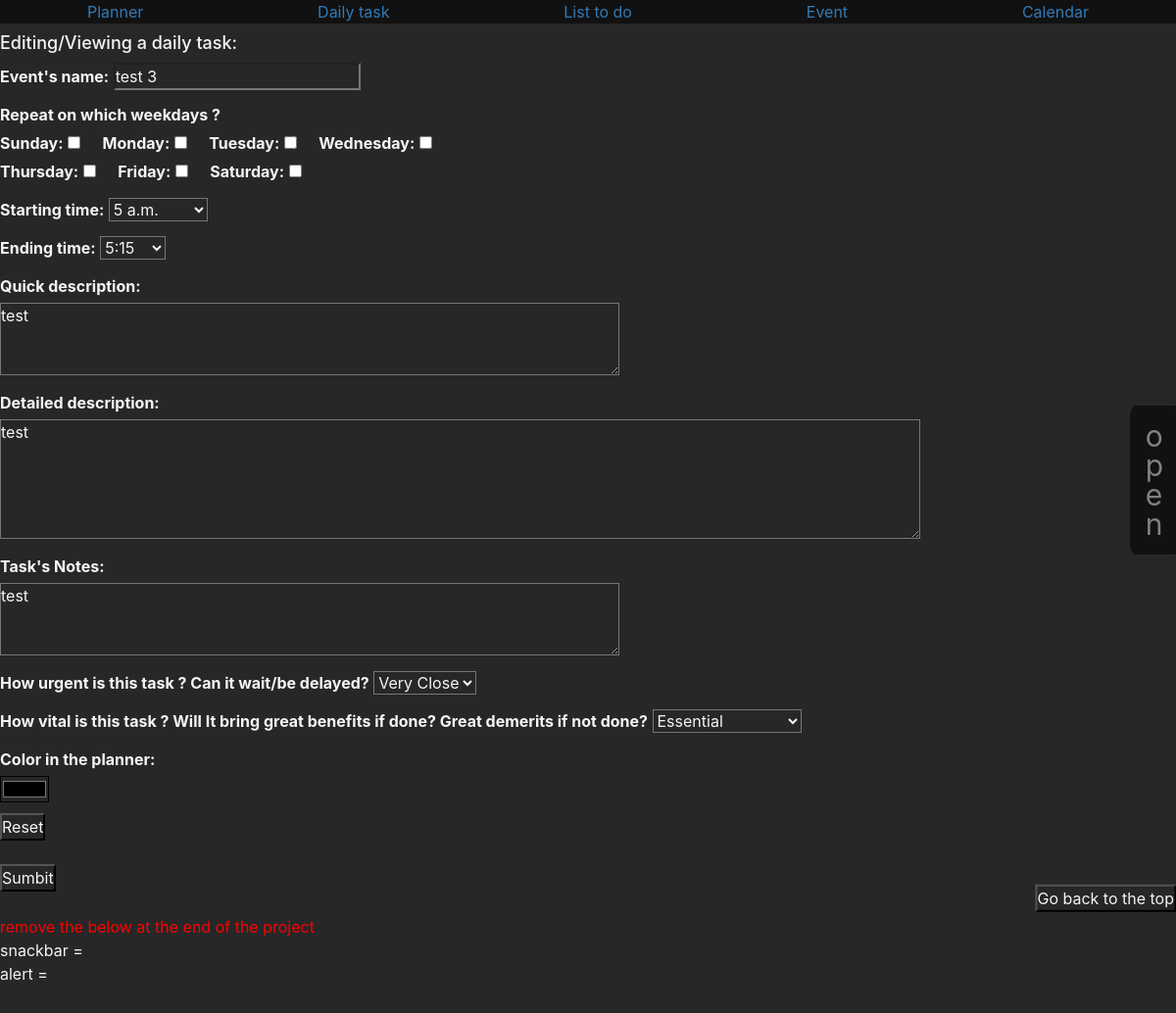
Before: /dailytask/2 with the older database file.
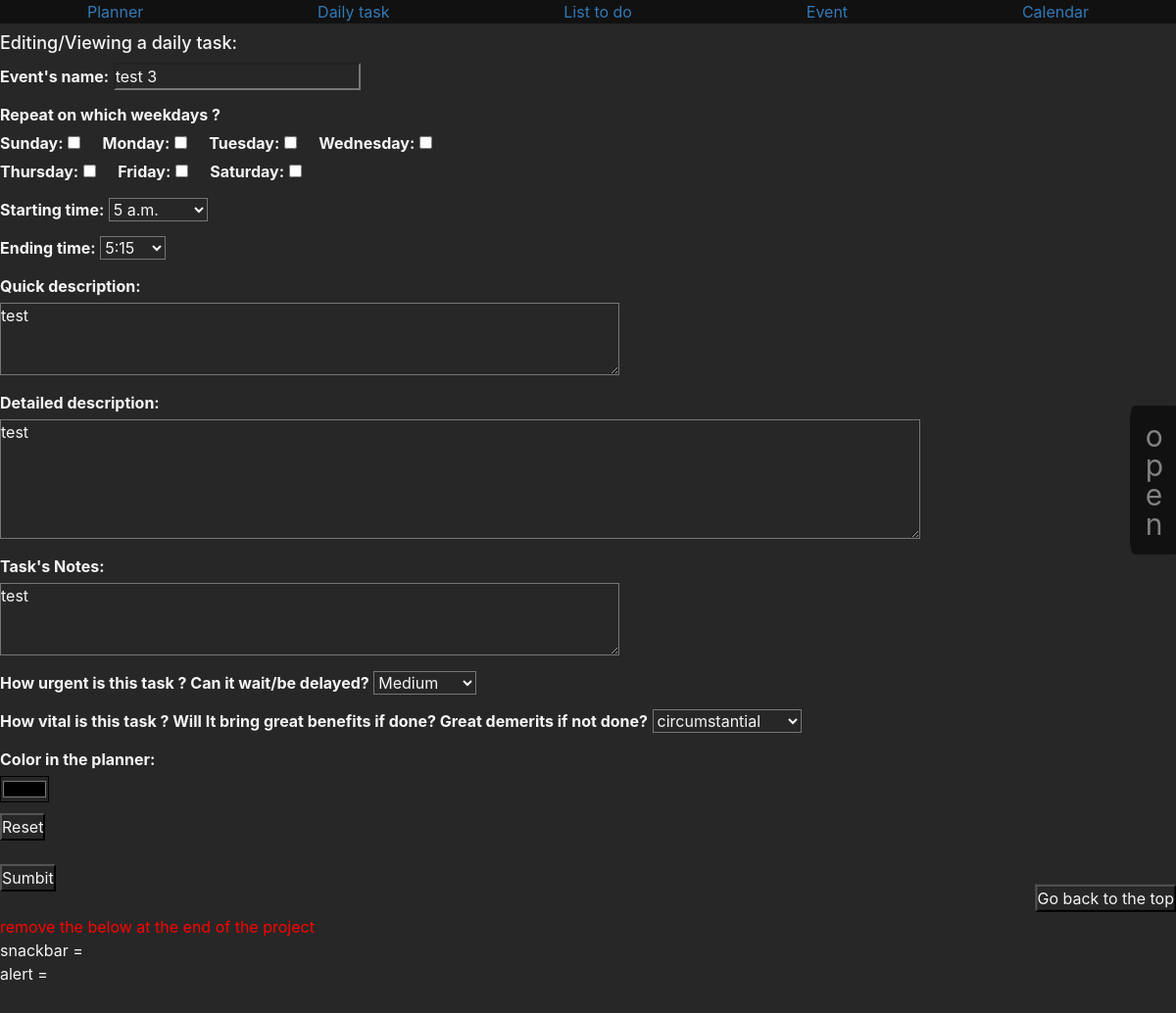
After: the same page with the newer database file.
### appointment/models.py (models this page shows, shortened)
class DailyTask(models.Model):
    title = models.CharField(u"Event's name",max_length=200,unique=True)
    mon="1"
    tue="2"
    wed="3"
    thu="4"
    fri="5"
    sat="6"
    sun="0"
    weekday_choices = [
        (mon, 'monday'),
        (tue, 'tuesday'),
        (wed, 'wednesday'),
        (thu, 'thursday'),
        (fri, 'friday'),
        (sat, 'saturday'),
        (sun, 'sunday'),
    ]
    weekday = models.ManyToManyField(
        WeekDay,
        related_name="Todaytask",
        blank=True,
        )
    monday=models.BooleanField(default=False)
    tuesday=models.BooleanField(default=False)
    wednesday=models.BooleanField(default=False)
    thursday=models.BooleanField(default=False)
    friday=models.BooleanField(default=False)
    saturday=models.BooleanField(default=False)
    sunday=models.BooleanField(default=False)
    start_time = models.TimeField(u'Starting time',default=f"{start}", help_text=u"Format: hour:minute")
    end_time = models.TimeField(u'Ending time',default=f"{end}", help_text=u"Format: hour:minute")
    quick_description = models.TextField(u"quick description",blank=True, null=True)
    description = models.TextField(u"detailed description",blank=True, null=True)
    notes = models.TextField(u"task's Notes", help_text=u'Textual Notes', blank=True, null=True)
    urgency = models.CharField(u"How urgent is this task ? Can it wait/be delayed?",
        max_length=2,
        choices= urgency_choices,
        default=medium,
    )
    importance = models.CharField(u"How vital is this task ? Will It bring great benefits if done? Great demerits if not done?",
        max_length=2,
        choices= priority_choices,
        default=medium,
    )
    color = models.CharField(u"Color in the planner",max_length= 9,blank=True,null=True)

### appointment/views.py (the view, shortened to what this page needs)
# urls.py: path('dailytask/<int:id>',views.dailytask, name='dailytask'),
def dailytask(request,id):
    snackbar=""
    alert=""
    link=""
    if request.method == "GET":
        if id != 0:
            obj = models.DailyTask.objects.get(id = id)
            form = forms.DailyTaskForm(instance = obj)
        else:
            obj = models.DailyTask(None)
            form = forms.DailyTaskForm(None)
    return render(request,"daily.html",{"Snackbar":snackbar, "alert":alert, "link":link,
                                        "form":form,"start":start,"end":end,"repeat_choices":repeat_choices,
                                        "priority_choices":priority_choices,"id":id,})

### appointment/forms.py (shortened to what this page needs)
class DailyTaskForm(forms.ModelForm):
    class Meta:
        model = models.DailyTask
        fields = ['title','weekday','start_time','end_time','quick_description','description','notes','urgency','importance','color',
                  'monday','tuesday','wednesday','thursday','friday','saturday','sunday',]
        widgets = {
            'start_time': forms.Select(choices=start_choices),
            'end_time': forms.Select(choices=end_choices),
            'quick_description': forms.Textarea(attrs={'cols': 60, 'rows': 3}),
            'description': forms.Textarea(attrs={'cols': 90, 'rows': 5}),
            'notes':forms.Textarea(attrs={'cols': 60, 'rows': 3}),
        }

### appointment/templates/daily.html (shortened to what this page needs)
{% extends 'base_calendar.html' %}
{% block content %}
{% if id != 0 %}
    <form id="dailytask" style="" action="/dailytask/{{form.id}}" method="post" >
      <h4> Editing/Viewing a daily task: </h4>
      {% else %}
    <form id="dailytask" style="" action="/dailytask/0" method="post" >
    <h4> Creating a new daily task: </h4>
    {% endif %}
    <p>
        {{form.title.label_tag}}
        {{form.title}}
      </p>
    <p>
    <label for="id_repeat_wkd">Repeat on which weekdays ?</label><br>
    {{form.sunday.label_tag}}
    {{form.sunday}} &nbsp; &nbsp;
    {{form.monday.label_tag}}
    {{form.monday}} &nbsp; &nbsp;
    {{form.tuesday.label_tag}}
    {{form.tuesday}} &nbsp; &nbsp;
    {{form.wednesday.label_tag}}
    {{form.wednesday}}<br>
    {{form.thursday.label_tag}}
    {{form.thursday}} &nbsp; &nbsp;
    {{form.friday.label_tag}}
    {{form.friday}} &nbsp; &nbsp;
    {{form.saturday.label_tag}}
    {{form.saturday}} &nbsp; &nbsp;
    <br>
    </p>
        <p>
            {{form.start_time.label_tag}}
            {{form.start_time}}
          </p>
        <p>
            {{form.end_time.label_tag}}
            {{form.end_time}}
          </p>
          <p>
            {{form.quick_description.label_tag}}<br>
            {{form.quick_description}}
          </p>
          <p>
            {{form.description.label_tag}}<br>
            {{form.description}}
          </p>
          <p>
            {{form.notes.label_tag}}<br>
            {{form.notes}}
          </p>
          <p>
            {{form.urgency.label_tag}}
            {{form.urgency}}
          </p>
          <p>
            {{form.importance.label_tag}}
            {{form.importance}}
          </p>
          <p>
            {{form.color.label_tag}}<br>
              <input type="color" name="color" id="id_color" value="{{form.color.value}}">
            </p>
      {% if id != 0 %}
          <div id ='reset?'>
            <input type="button" onclick="resett()" value="Reset"> <br>
          </div>
      {% endif %}
        <input type="submit" value="Sumbit">
    </form>
<div id="RSOpenBtn" class="RSOpenBtn" style="font-size:30px;cursor:pointer" data-open ='1' onclick="openRNav()">
  o<br>p<br>e<br>n
   </div>
{% endblock %}

Changed rows visible on the page:
changed DailyTask "test 3": urgency "Very Close" → "Medium"; importance "Essential" → "circumstantial"
